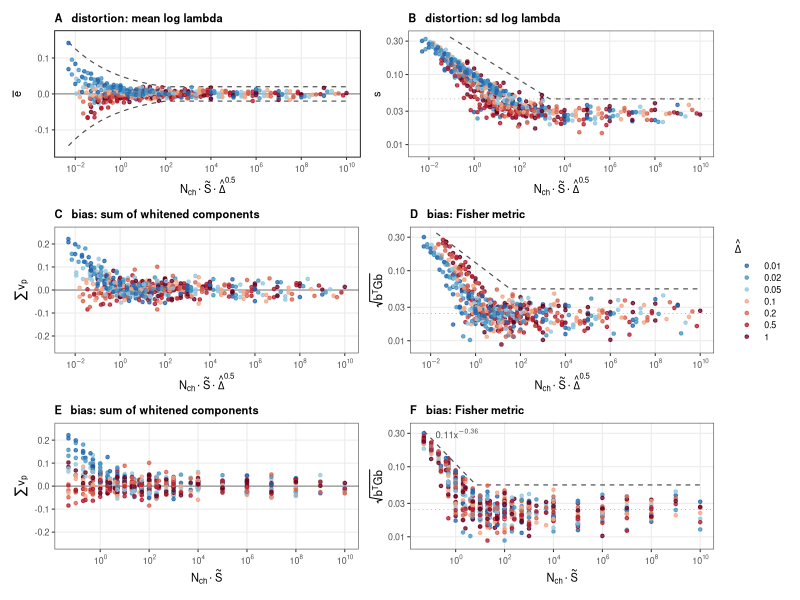
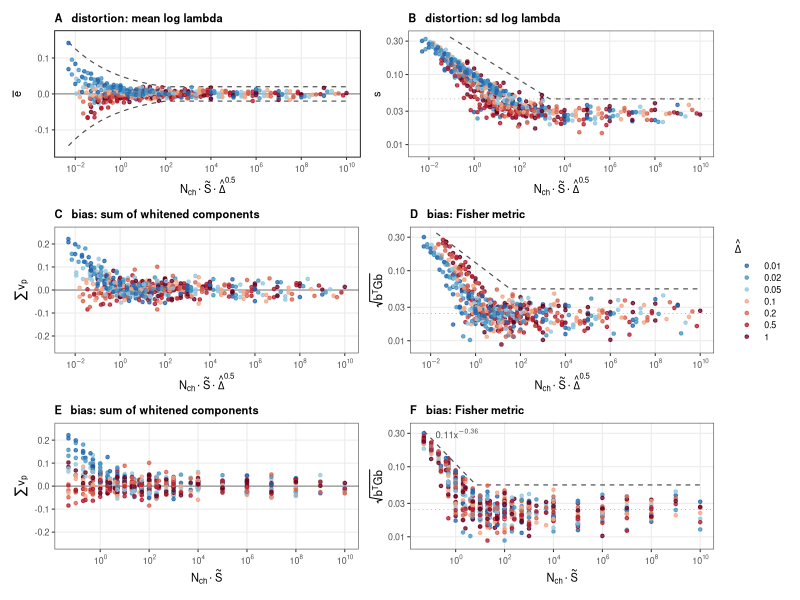

Recreate these plots in R, in order.
# A ebar vs x | B s vs x | C sum v vs x | D |v| vs x | E sum v vs N*S | F |v| vs N*S     (x = N*S*sqrt(Dhat), colour = Dhat)
suppressPackageStartupMessages({library(dplyr);library(tidyr);library(ggplot2);library(patchwork)})
setwd("/home/lmoffatt/Code/macro_dr/macro_dr/projects/eLife_2025/figures/in_progress/ir_reliability_20260828")
w <- read.csv("digest/ir_bias_whitened.csv")
cell <- w |> group_by(nch,z,interval) |> summarise(vsum=sum(v), mahal=sqrt(sum(v^2)), .groups="drop")
d <- read.csv("digest/ir_collapse_cells.csv") |> filter(anchor=="sim") |> select(nch,z,interval,aniso,ebar)
cell <- inner_join(cell, d, by=c("nch","z","interval")) |> mutate(St=0.1*z, x=nch*St*sqrt(interval), x0=nch*St,
  dlab=factor(sprintf("%.2g", interval), levels=sprintf("%.2g", sort(unique(interval)))))
FLOOR_V <- sqrt(6/10000)   # whitened-mean-score noise with 1e4 sims: E|chi_6|/100 ~ 0.0235
# trends above floor, for the caption
fx <- function(y, xs, lab){ m <- lm(log10(y) ~ log10(xs)); r <- 10^abs(resid(m))
  cat(sprintf("  %-22s slope %+.3f  R2 %.3f  spread x%.2f  n=%d\n", lab, coef(m)[2], summary(m)$r.squared, median(r), length(y))) }
s <- cell |> filter(mahal > 0.06)
cat("|v| above floor (>0.06):\n"); fx(s$mahal, s$x, "vs x"); fx(s$mahal, s$x0, "vs N*S"); fx(s$mahal, s$nch, "vs N")
sa <- cell |> filter(aniso > 0.06)
cat("s above floor (>0.06):\n"); fx(sa$aniso, sa$x, "vs x"); fx(sa$aniso, sa$x0, "vs N*S")
# envelope for F: |v| <= max(c (N S)^-b, floor) with b from the fit, c = min with zero violations above floor
mF <- lm(log10(mahal) ~ log10(x0), data=s); bF <- -coef(mF)[2]; cF <- ceiling(100*max(s$mahal*s$x0^bF))/100
cat(sprintf("F envelope: |v| <= max(%.2f (N S)^-%.2f, 0.055): violations %d\n", cF, bF, sum(cell$mahal > pmax(cF*cell$x0^-bF, 0.055))))
mD <- lm(log10(mahal) ~ log10(x), data=s); bD <- -coef(mD)[2]; cD <- ceiling(100*max(s$mahal*s$x^bD))/100
cat(sprintf("D envelope: |v| <= max(%.2f x^-%.2f, 0.055): violations %d\n", cD, bD, sum(cell$mahal > pmax(cD*cell$x^-bD, 0.055))))

COLd <- setNames(colorRampPalette(c("#2166AC","#4393C3","#92C5DE","#F4A582","#D6604D","#B2182B","#67001F"))(nlevels(cell$dlab)), levels(cell$dlab))
thm <- theme_bw(base_size=8, base_family="Helvetica") + theme(plot.title=element_text(size=8, face="bold"), legend.key.height=unit(0.3,"cm"), panel.grid.minor=element_blank())
XBRK <- 10^seq(-2,10,2); XLABS <- parse(text=sprintf("10^%d", seq(-2,10,2)))
XL <- expression(N[ch]%.%tilde(S)%.%hat(Delta)^0.5); XL0 <- expression(N[ch]%.%tilde(S))
xg <- 10^seq(log10(min(cell$x)), log10(max(cell$x)), length=200); xg0 <- 10^seq(log10(min(cell$x0)), log10(max(cell$x0)), length=200)
EA <- function(x) pmax(0.05*x^-0.2, 0.02); EB <- function(x) pmax(0.21*x^-0.2, 0.045)
YB <- c(0.01,0.03,0.1,0.3); YL <- c(0.008,0.35)
env <- function(df, xv) geom_line(data=df, aes(x=.data[[xv]], y=y), inherit.aes=FALSE, linetype="dashed", colour="grey30", linewidth=.4)

pA <- ggplot(cell, aes(x, ebar, colour=dlab)) + geom_hline(yintercept=0, colour="grey40", linewidth=.3) +
  env(tibble(x=xg, y=EA(xg)), "x") + env(tibble(x=xg, y=-EA(xg)), "x") + geom_point(size=.9, alpha=.75) +
  scale_x_log10(breaks=XBRK, labels=XLABS) + scale_colour_manual(values=COLd, name=expression(hat(Delta))) + coord_cartesian(ylim=c(-0.16,0.16)) +
  labs(title="A   distortion: mean log lambda", x=XL, y=expression(bar(e))) + thm
pB <- ggplot(cell, aes(x, aniso, colour=dlab)) + env(tibble(x=xg, y=EB(xg)), "x") +
  geom_hline(yintercept=0.045, colour="grey70", linewidth=.3, linetype="dotted") + geom_point(size=.9, alpha=.75) +
  scale_x_log10(breaks=XBRK, labels=XLABS) + scale_y_log10(breaks=YB, limits=YL) + scale_colour_manual(values=COLd, guide="none") +
  labs(title="B   distortion: sd log lambda", x=XL, y="s") + thm
pC <- ggplot(cell, aes(x, vsum, colour=dlab)) + geom_hline(yintercept=0, colour="grey40", linewidth=.3) + geom_point(size=.9, alpha=.75) +
  scale_x_log10(breaks=XBRK, labels=XLABS) + scale_colour_manual(values=COLd, guide="none") + coord_cartesian(ylim=c(-0.25,0.25)) +
  labs(title="C   bias: sum of whitened components", x=XL, y=expression(sum(v[p]))) + thm
pD <- ggplot(cell, aes(x, mahal, colour=dlab)) + env(tibble(x=xg, y=pmax(cD*xg^-bD, 0.055)), "x") +
  geom_hline(yintercept=FLOOR_V, colour="grey70", linewidth=.3, linetype="dotted") + geom_point(size=.9, alpha=.75) +
  scale_x_log10(breaks=XBRK, labels=XLABS) + scale_y_log10(breaks=YB, limits=YL) + scale_colour_manual(values=COLd, guide="none") +
  labs(title="D   bias: Fisher metric", x=XL, y=expression(sqrt(b^T*G*b))) + thm
pE <- ggplot(cell, aes(x0, vsum, colour=dlab)) + geom_hline(yintercept=0, colour="grey40", linewidth=.3) + geom_point(size=.9, alpha=.75) +
  scale_x_log10(breaks=XBRK, labels=XLABS) + scale_colour_manual(values=COLd, guide="none") + coord_cartesian(ylim=c(-0.25,0.25)) +
  labs(title="E   bias: sum of whitened components", x=XL0, y=expression(sum(v[p]))) + thm
pF <- ggplot(cell, aes(x0, mahal, colour=dlab)) + env(tibble(x0=xg0, y=pmax(cF*xg0^-bF, 0.055)), "x0") +
  geom_hline(yintercept=FLOOR_V, colour="grey70", linewidth=.3, linetype="dotted") + geom_point(size=.9, alpha=.75) +
  scale_x_log10(breaks=XBRK, labels=XLABS) + scale_y_log10(breaks=YB, limits=YL) + scale_colour_manual(values=COLd, guide="none") +
  annotate("text", x=min(cell$x0)*3, y=0.3, label=sprintf("%.2f*x^{-%.2f}", cF, bF), parse=TRUE, size=2.4, colour="grey30", hjust=0) +
  labs(title="F   bias: Fisher metric", x=XL0, y=expression(sqrt(b^T*G*b))) + thm
g <- (pA + pB) / (pC + pD) / (pE + pF) + plot_layout(guides="collect") & theme(legend.position="right")
ggsave("figures/Figure_IR_6panel.pdf", g, width=6.6, height=7.6)
ggsave("figures/Figure_IR_6panel.png", g, width=6.6, height=7.6, dpi=160)
cat("written figures/Figure_IR_6panel.{pdf,png}\n")
